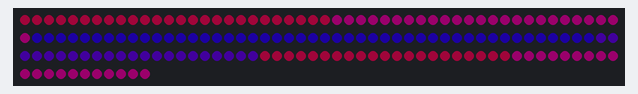
This sketch was run on a simulated Arduino Uno, built with avr-gcc and run on an emulated ATmega328P. Parts: 161 RGB LEDs in strip order, left to right, continuing on the next row. Dim RGB values are drawn brighter than linear; colours are those a GRB WS2812 strip shows for the declared byte order.

Above: at 0.06 s.
At 0.54 s:
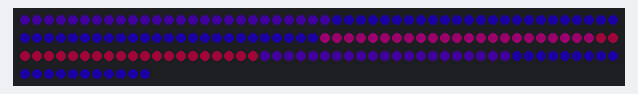
At 1.11 s:
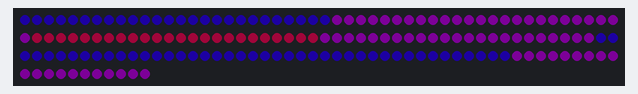
At 1.95 s:
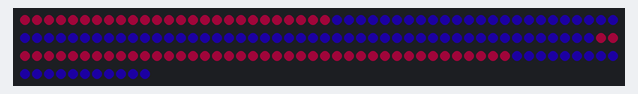

Measured:
- by itself, everything shown: repeats every 1.7 s, in 20 steps

The sketch:

visr.ino
```cpp
#include <FastLED.h>

#define LED_PIN A5
#define NUM_LEDS 161
#define LED_TYPE WS2812B
#define BRIGHTNESS 20

CRGB leds[NUM_LEDS];

void setup()
{
  FastLED.addLeds<LED_TYPE, LED_PIN>(leds, NUM_LEDS);
  FastLED.setMaxPowerInVoltsAndMilliamps(4.5, 500);
  FastLED.show();
}

void loop()
{
  uint_least8_t linePattern[NUM_LEDS] = {
    0, 0, 0, 0, 0, 0, 0, 0, 0, 0, 0, 0, 0, 0, 0, 0, 0, 0, 0, 0, 0, 0, 0, 0, 0, 0,
    1, 1, 1, 1, 1, 1, 1, 1, 1, 1, 1, 1, 1, 1, 1, 1, 1, 1, 1, 1, 1, 1, 1, 1, 1,
      2, 2, 2, 2, 2, 2, 2, 2, 2, 2, 2, 2, 2, 2, 2, 2, 2, 2, 2, 2, 2, 2, 2, 2,
      3, 3, 3, 3, 3, 3, 3, 3, 3, 3, 3, 3, 3, 3, 3, 3, 3, 3, 3, 3, 3, 3, 3,
        4, 4, 4, 4, 4, 4, 4, 4, 4, 4, 4, 4, 4, 4, 4, 4, 4, 4, 4, 4, 4, 4,
        5, 5, 5, 5, 5, 5, 5, 5, 5, 5, 5, 5, 5, 5, 5, 5, 5, 5, 5, 5, 5,
          6, 6, 6, 6, 6, 6, 6, 6, 6, 6, 6, 6, 6, 6, 6, 6, 6, 6, 6, 6
  };
  uint_least8_t lineColors[7] = { 0, 0, 1, 1, 1, 1, 1 };
  pattern(linePattern, lineColors, false, 1, 5);
}

void pattern(uint_least8_t pattern[NUM_LEDS], uint_least8_t patternColors[], bool reverse, float speed, uint_least8_t max) {
  uint_least8_t colors[2][3] = {
    {5, 160, 60},
    {0, 30, 170},
  };
  for (uint_least8_t x = 0; x < max; x++) {
    for (uint_least8_t z = 0; z < (4 * speed); z++) {
      for (uint_least8_t i = 0; i < NUM_LEDS; i++) {
        uint_least8_t color = (pattern[i] + x) % max;
        uint_least8_t colorA;
        uint_least8_t colorB;
        if (reverse) {
          colorB = (pattern[i] + (4 - x)) % max;
          colorA = (colorB + 1) % max;
        } else {
          colorA = (pattern[i] + x) % max;
          colorB = (colorA + 1) % max;
        }
        leds[i] = CRGB(
          getColorFade(colors[patternColors[colorA]][0], colors[patternColors[colorB]][0], z, (4 * speed)),
          getColorFade(colors[patternColors[colorA]][1], colors[patternColors[colorB]][1], z, (4 * speed)),
          getColorFade(colors[patternColors[colorA]][2], colors[patternColors[colorB]][2], z, (4 * speed))
        );
      }
      FastLED.show();
      FastLED.delay(50);
    }
  }
}

float getColorFade(uint_least8_t a, uint_least8_t b, uint_least8_t index, uint_least8_t range) {
  if (a == b)
  {
    return a;
  }
  float dif = abs(a - b);
  float change = dif / range;
  change *= (index + 1);
  if (a > b)
  {
    return a - change;
  }
  return a + change;
}
```
